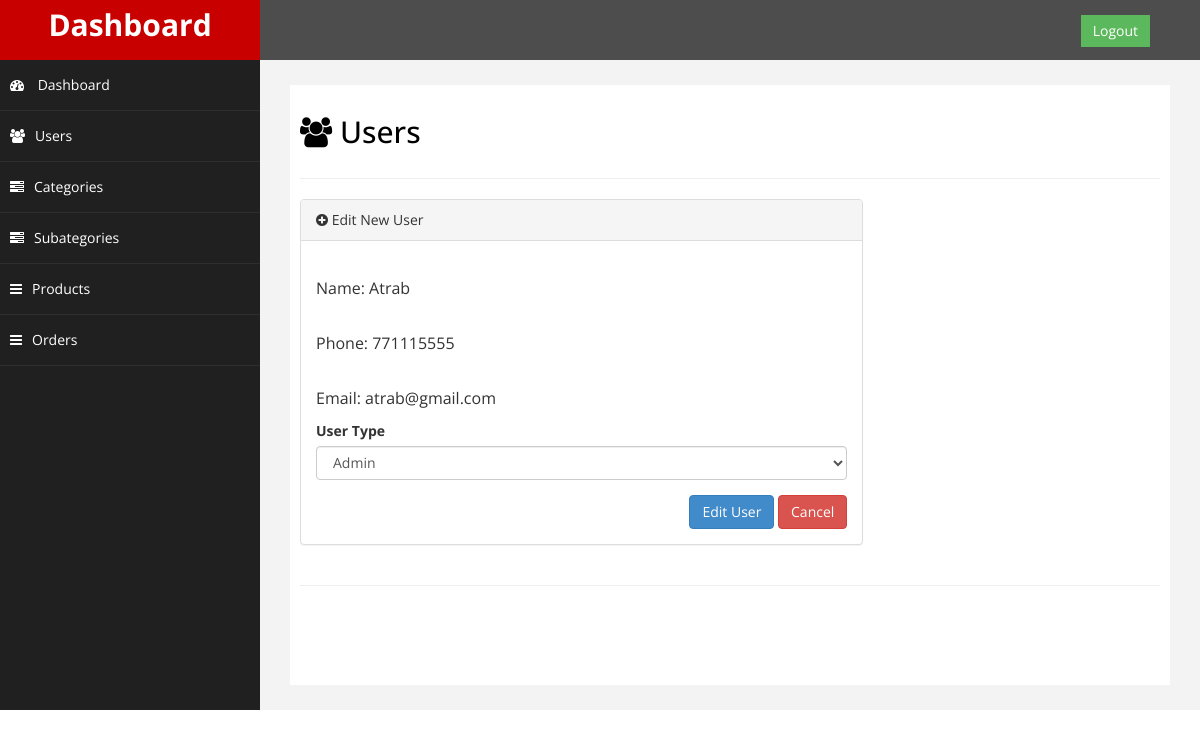
The app's page /admin/edituser.php?action=edit&id=1 (signed in) with its own data.
### tables this page shows
CREATE TABLE `user` (
  `id` int(11) NOT NULL,
  `name` varchar(50) NOT NULL,
  `phone` int(9) NOT NULL,
  `email` varchar(30) NOT NULL,
  `address` varchar(255) NOT NULL,
  `birth_date` date DEFAULT NULL,
  `password` varchar(255) NOT NULL,
  `image` varchar(255) NOT NULL DEFAULT '4.jpg',
  `per_id` int(11) DEFAULT 2,
  `gender` varchar(10) NOT NULL,
  `status` int(11) NOT NULL DEFAULT 1
);

### admin/edituser.php (the view, shortened to what this page needs)
<?php
include('header.php');
require('../include/connect.php');
?>
<div id="page-wrapper">
    <div id="page-inner">
        <div class="row">
            <div class="col-md-12">
                <h2><i class="fa fa-users"></i> Users</h2>
            </div>
        </div>
        <hr />
        <div class="row">
            <div class="col-md-8">
                <div class="panel panel-default">
                    <div class="panel-heading">
                        <i class="fa fa-plus-circle"></i> Edit New User
                    </div>
                    <div class="panel-body">
                        <div class="row">
                        <?php
                        if (isset($_GET['action'], $_GET['id'])&&$_GET['action']=='edit' ) {
                            $id = $_GET['id'];
                                      $stm = $db->prepare("select * from user where id=:userid ");
                                          $stm->execute(array("userid"=>$id));
                                          if($stm->rowCount())
                                          {
                                              foreach ($stm->fetchAll() as $row) {
                                                $name=$row['name'];
                                                 $phone=$row['phone'];
                                                $email=$row['email'];
                                                $per_id=$row['per_id'];
                        }
                                                  ?>
                             <div class="col-md-12">
                                <form role="form" method="post" enctype="multipart/form-data">
                                <p>Name: <?php echo $name ?></p>
                                <p>Phone: <?php echo $phone ?></p>
                                <p>Email: <?php echo $email ?></p>
                                    <div class="form-group">
                                        <label>User Type</label>
                                        <select class="form-control" name="per_id">
                                          <?php
                                      $sql="select * from permission" ;
                                      $stm = $db->prepare($sql);
                                      $stm->execute();
                                      foreach ($stm->fetchAll() as $row) {
                                        if($row['id']==$per_id){
                                          ?>
                                          <option value="<?php echo $row['id']?>" selected><?php echo  $row['name'] ?></option>
                                          <?php
                                      }else { ?>
                                        <option value="<?php echo $row['id']?>" ><?php echo  $row['name'] ?></option>
                                      <?php } }?>
                                      </select>
                                    </div>
                                    <div style="float:right;">
                                        <button type="submit" class="btn btn-primary" name="editUser">Edit User</button>
                                        <button type="reset" class="btn btn-danger">Cancel</button>
                                    </div>
                            </div>
<?php }}?>
                        </div>
                    </div>
                </div>
            </div>
        </div>
        <hr />
    </div>
</div>
</div>
<?php
include('footer.php');
?>

### admin/include/assets/css/custom.css (style rules this page uses)
body { font-family: 'Open Sans', sans-serif; }
#page-wrapper { padding: 15px 15px; min-height: 600px; background:#F3F3F3; }
#page-inner { width:100%; margin:10px 20px 10px 0px; background-color:#fff!important; padding:10px; min-height:600px; }
h2 { color: #000; }
p { font-size:16px; line-height:25px; padding-top:20px; }
@media (min-width:768px) { #page-wrapper { margin: 0 0 0 260px; padding: 15px 30px; } }

### records on screen
user: name "Atrab", phone "771115555", email "atrab@gmail.com"

### other values on screen
form field per_id "Admin"
